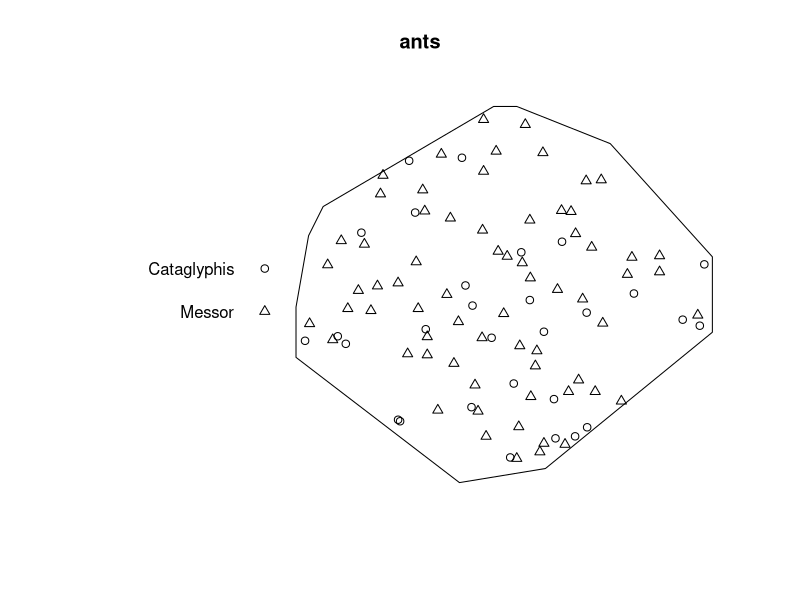
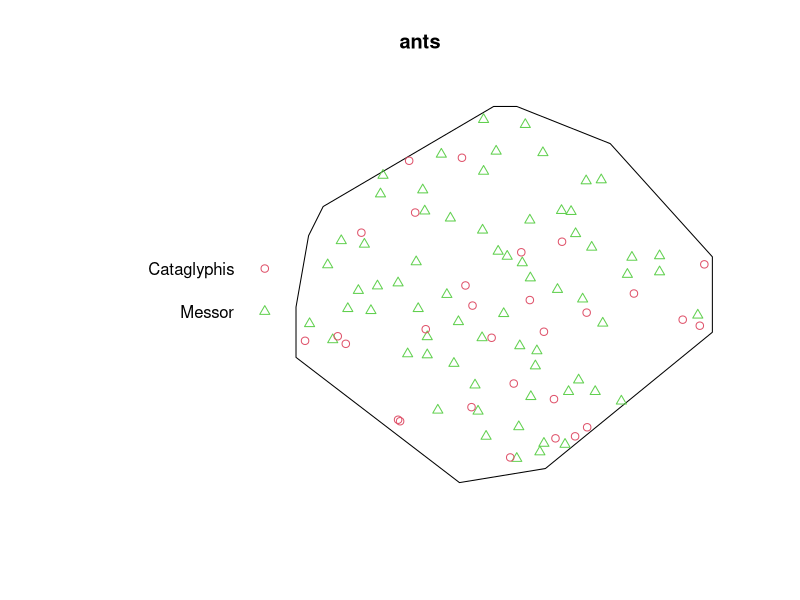
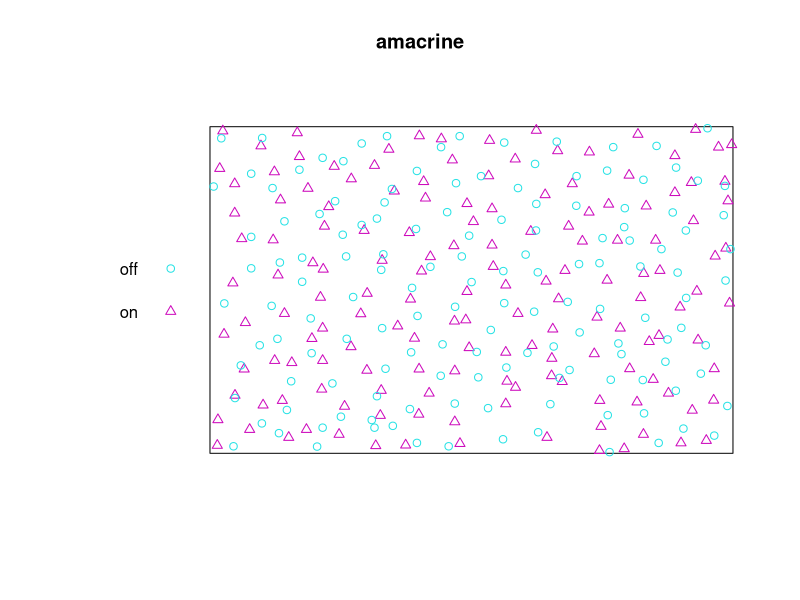
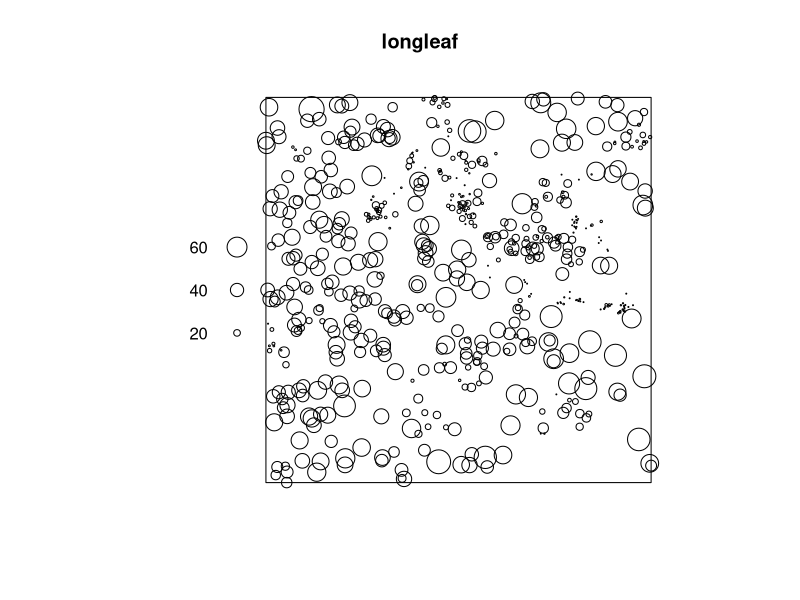
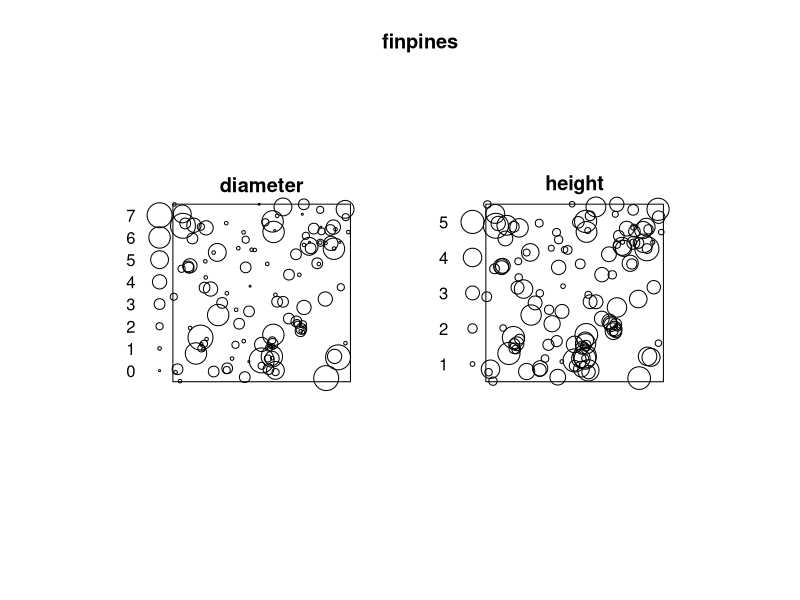
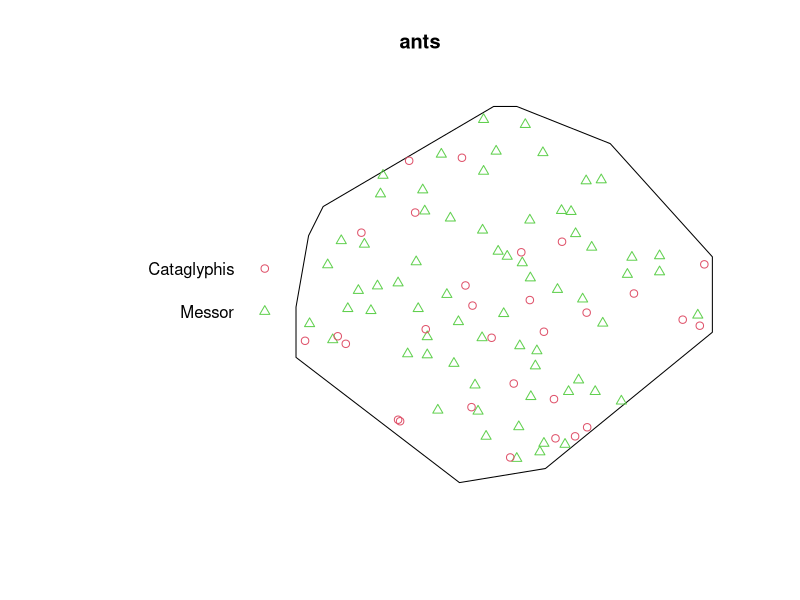
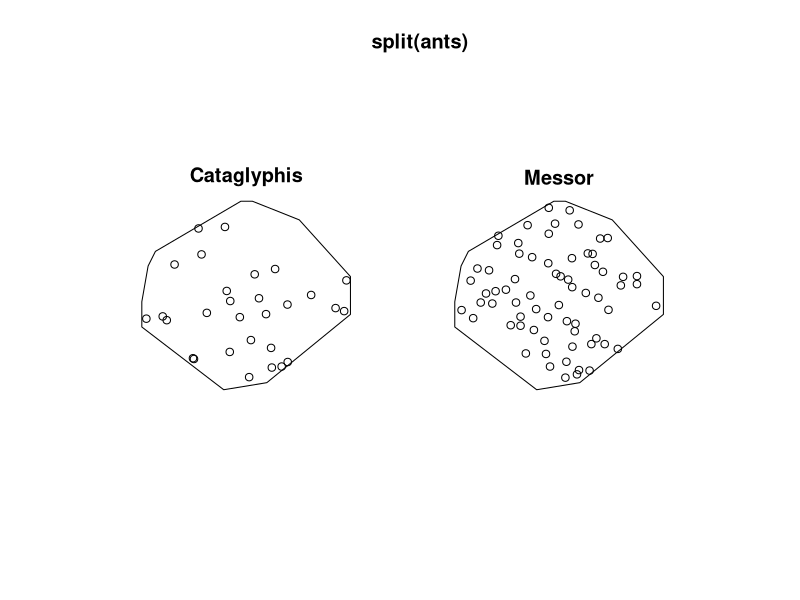
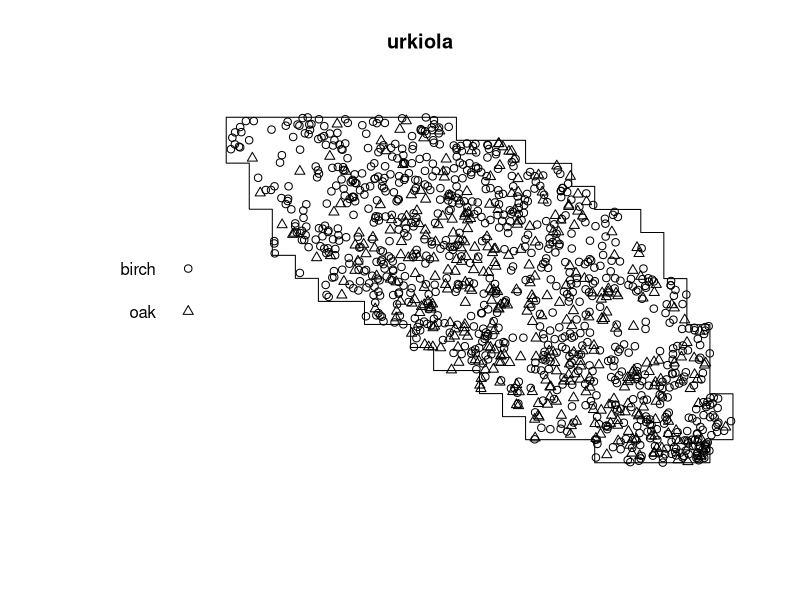

Write R code to recreate these figures, in order.
#'      Course on analysing spatial point patterns with spatstat
#'                     Melbourne, September 2018
#' 
#'                   Lecturer's R script 
#'                  Session 5: Marked point patterns
#' 
#'  Copyright (c) Adrian Baddeley, Ege Rubak, Rolf Turner and Tilman Davies 2018
#' 
options(width=130) #' stretch window to widest
library(spatstat)

#' multitype
plot(ants)
plot(ants, cols=2:3)
plot(amacrine, cols=5:6)

#' represented as *marked point pattern* with categorical (factor) marks
View(ants)   # in RStudio, need to say:   utils::View(ants)
head(as.data.frame(ants))
marks(ants)

#'
View(longleaf)
head(as.data.frame(longleaf))
plot(longleaf)

View(finpines)
plot(finpines)

head(as.data.frame(nbfires))

#' multitype
plot(ants, cols=2:3)
plot(split(ants))
split(ants)

plot(urkiola)
plot(split(urkiola))

#' nonparametric intensity estimate
plot(density(split(urkiola)))

plot(relrisk(urkiola, casecontrol=FALSE))
#' relrisk performs automatic bandwidth selection
b <- bw.relrisk(urkiola)
b
plot(b)
plot(b, xlim=c(7,30))
plot(relrisk(urkiola, casecontrol=FALSE, sigma=b))

#' parametric models
ppm(urkiola ~ marks)
ppm(urkiola ~ marks + x)  # 'parallel regression'
ppm(urkiola ~ marks * x) 
coef(ppm(urkiola ~ marks + polynom(x,y,2)))
coef(ppm(urkiola ~ marks * polynom(x,y,2)))

fit <- ppm(urkiola ~ marks * x)
plot(relrisk(fit)) # relrisk.ppm calculates ratio of intensities for each type

#' model selection
fitadd <- ppm(urkiola ~ marks + polynom(x,y,2))
fitgen <- ppm(urkiola ~ marks * polynom(x,y,2))
anova(fitadd, fitgen, test="LR")


step(fitgen)
